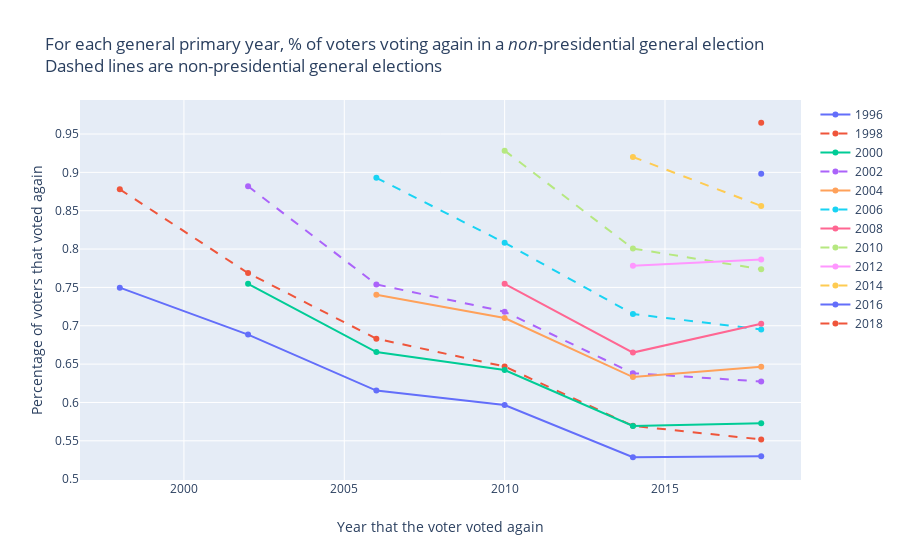

Source (notebook cell):
### Code cell
#Plotly version
np_p2g_fig = go.Figure()
_ = non_pres_primary_to_gen.groupby('source_year').apply(lambda x: plot_lines(x=x, in_fig=np_p2g_fig))

np_p2g_fig.update_layout(title='For each general primary year, % of voters voting again in a <i>non-</i>presidential general election <br>Dashed lines are non-presidential general elections',
                   xaxis_title='Year that the voter voted again',
                   yaxis_title='Percentage of voters that voted again')

np_p2g_fig.show()

### Figure 1 — Plotly figure (JSON) as saved in the notebook; plotly's stock layout.template omitted (floating-point values rounded to 4 significant figures)
{"data": [{"hoverinfo": "text", "hovertext": ["74.97 % of voters who voted in 1996 voted again in 1998", "68.85 % of voters who voted in 1996 voted again in 2002", "61.55 % of voters who voted in 1996 voted again in 2006", "59.67 % of voters who voted in 1996 voted again in 2010", "52.86 % of voters who voted in 1996 voted again in 2014", "53.0 % of voters who voted in 1996 voted again in 2018"], "mode": "lines+markers", "name": "1996", "type": "scatter", "x": ["1998", "2002", "2006", "2010", "2014", "2018"], "y": [0.7497, 0.6885, 0.6155, 0.5967, 0.5286, 0.53]}, {"hoverinfo": "text", "hovertext": ["87.79 % of voters who voted in 1998 voted again in 1998", "76.87 % of voters who voted in 1998 voted again in 2002", "68.32 % of voters who voted in 1998 voted again in 2006", "64.69 % of voters who voted in 1998 voted again in 2010", "56.95 % of voters who voted in 1998 voted again in 2014", "55.18 % of voters who voted in 1998 voted again in 2018"], "line": {"dash": "dash"}, "mode": "lines+markers", "name": "1998", "type": "scatter", "x": ["1998", "2002", "2006", "2010", "2014", "2018"], "y": [0.8779, 0.7687, 0.6832, 0.6469, 0.5695, 0.5518]}, {"hoverinfo": "text", "hovertext": ["75.47 % of voters who voted in 2000 voted again in 2002", "66.57 % of voters who voted in 2000 voted again in 2006", "64.23 % of voters who voted in 2000 voted again in 2010", "56.94 % of voters who voted in 2000 voted again in 2014", "57.3 % of voters who voted in 2000 voted again in 2018"], "mode": "lines+markers", "name": "2000", "type": "scatter", "x": ["2002", "2006", "2010", "2014", "2018"], "y": [0.7547, 0.6657, 0.6423, 0.5694, 0.573]}, {"hoverinfo": "text", "hovertext": ["88.18 % of voters who voted in 2002 voted again in 2002", "75.39 % of voters who voted in 2002 voted again in 2006", "71.84 % of voters who voted in 2002 voted again in 2010", "63.81 % of voters who voted in 2002 voted again in 2014", "62.73 % of voters who voted in 2002 voted again in 2018"], "line": {"dash": "dash"}, "mode": "lines+markers", "name": "2002", "type": "scatter", "x": ["2002", "2006", "2010", "2014", "2018"], "y": [0.8818, 0.7539, 0.7184, 0.6381, 0.6273]}, {"hoverinfo": "text", "hovertext": ["74.04 % of voters who voted in 2004 voted again in 2006", "71.0 % of voters who voted in 2004 voted again in 2010", "63.31 % of voters who voted in 2004 voted again in 2014", "64.65 % of voters who voted in 2004 voted again in 2018"], "mode": "lines+markers", "name": "2004", "type": "scatter", "x": ["2006", "2010", "2014", "2018"], "y": [0.7404, 0.71, 0.6331, 0.6465]}, {"hoverinfo": "text", "hovertext": ["89.3 % of voters who voted in 2006 voted again in 2006", "80.82 % of voters who voted in 2006 voted again in 2010", "71.54 % of voters who voted in 2006 voted again in 2014", "69.53 % of voters who voted in 2006 voted again in 2018"], "line": {"dash": "dash"}, "mode": "lines+markers", "name": "2006", "type": "scatter", "x": ["2006", "2010", "2014", "2018"], "y": [0.893, 0.8082, 0.7154, 0.6953]}, {"hoverinfo": "text", "hovertext": ["75.46 % of voters who voted in 2008 voted again in 2010", "66.5 % of voters who voted in 2008 voted again in 2014", "70.26 % of voters who voted in 2008 voted again in 2018"], "mode": "lines+markers", "name": "2008", "type": "scatter", "x": ["2010", "2014", "2018"], "y": [0.7546, 0.665, 0.7026]}, {"hoverinfo": "text", "hovertext": ["92.83 % of voters who voted in 2010 voted again in 2010", "80.07 % of voters who voted in 2010 voted again in 2014", "77.38 % of voters who voted in 2010 voted again in 2018"], "line": {"dash": "dash"}, "mode": "lines+markers", "name": "2010", "type": "scatter", "x": ["2010", "2014", "2018"], "y": [0.9283, 0.8007, 0.7738]}, {"hoverinfo": "text", "hovertext": ["77.82 % of voters who voted in 2012 voted again in 2014", "78.63 % of voters who voted in 2012 voted again in 2018"], "mode": "lines+markers", "name": "2012", "type": "scatter", "x": ["2014", "2018"], "y": [0.7782, 0.7863]}, {"hoverinfo": "text", "hovertext": ["92.01 % of voters who voted in 2014 voted again in 2014", "85.62 % of voters who voted in 2014 voted again in 2018"], "line": {"dash": "dash"}, "mode": "lines+markers", "name": "2014", "type": "scatter", "x": ["2014", "2018"], "y": [0.9201, 0.8562]}, {"hoverinfo": "text", "hovertext": ["89.83 % of voters who voted in 2016 voted again in 2018"], "mode": "lines+markers", "name": "2016", "type": "scatter", "x": ["2018"], "y": [0.8983]}, {"hoverinfo": "text", "hovertext": ["96.47 % of voters who voted in 2018 voted again in 2018"], "line": {"dash": "dash"}, "mode": "lines+markers", "name": "2018", "type": "scatter", "x": ["2018"], "y": [0.9647]}], "layout": {"title": {"text": "For each general primary year, % of voters voting again in a <i>non-</i>presidential general election <br>Dashed lines are non-presidential general elections"}, "xaxis": {"title": {"text": "Year that the voter voted again"}}, "yaxis": {"title": {"text": "Percentage of voters that voted again"}}}}
